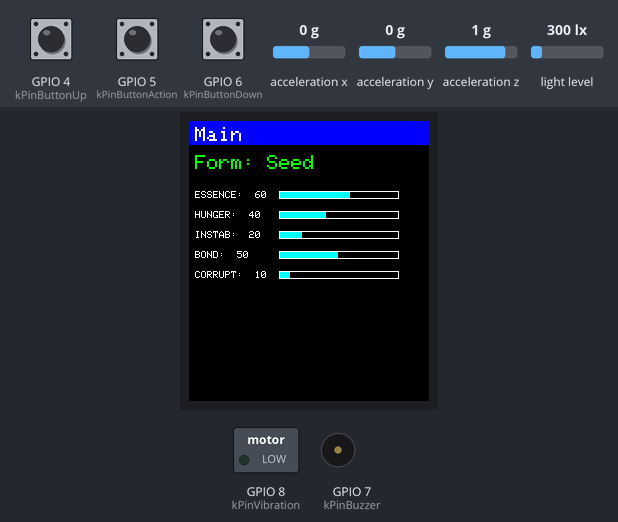
The program below on a simulated ESP32-S3. Parts: 240×280 colour display, switched loads named in the program (green lamp = pin HIGH), buzzer (waves = sounding, pin HIGH). The test bench sets the inputs (shaded band); at power-on: GPIO 5 (kPinButtonAction) HIGH, GPIO 4 (kPinButtonUp) HIGH, acceleration x 0 g, GPIO 6 (kPinButtonDown) HIGH, acceleration y 0 g, acceleration z 1 g, light level 300 lx. EEPROM starts erased.

Above: at 1.4 s.
1.5 s: GPIO 5 (kPinButtonAction) pulled LOW for 3.2 s
At 6.5 s:
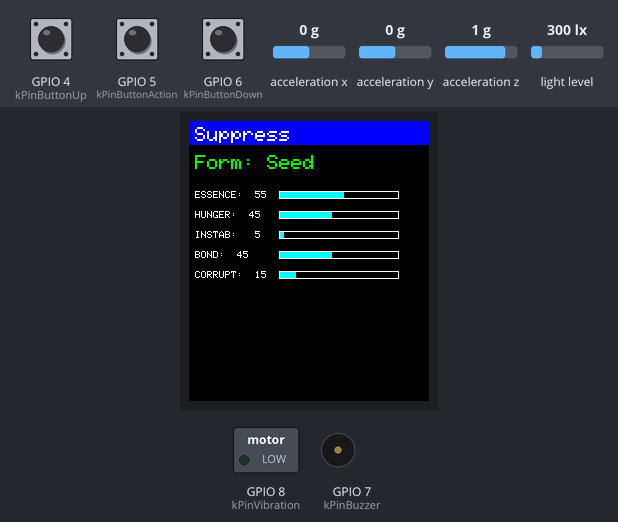
16.9 s: GPIO 5 (kPinButtonAction) pulled LOW for 1 s
At 19.5 s:
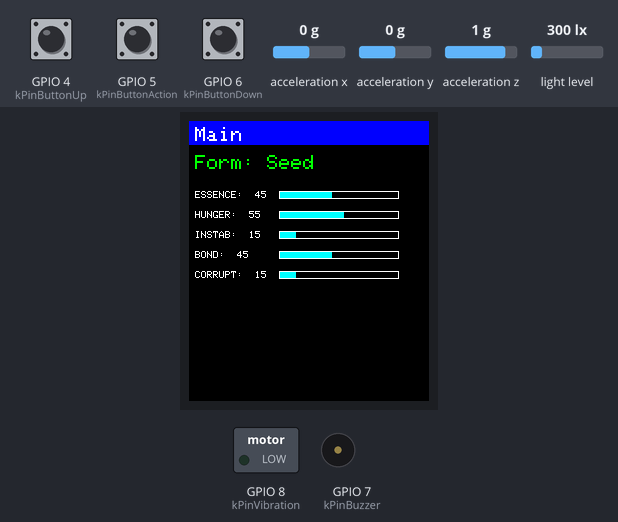
31.0 s: GPIO 4 (kPinButtonUp) pulled LOW for 0.15 s
At 31.9 s:
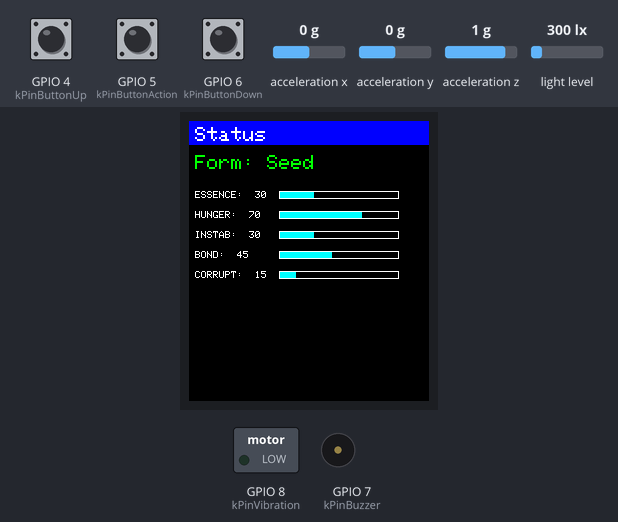
44.2 s: acceleration x set to -1.4 g
At 46.7 s:
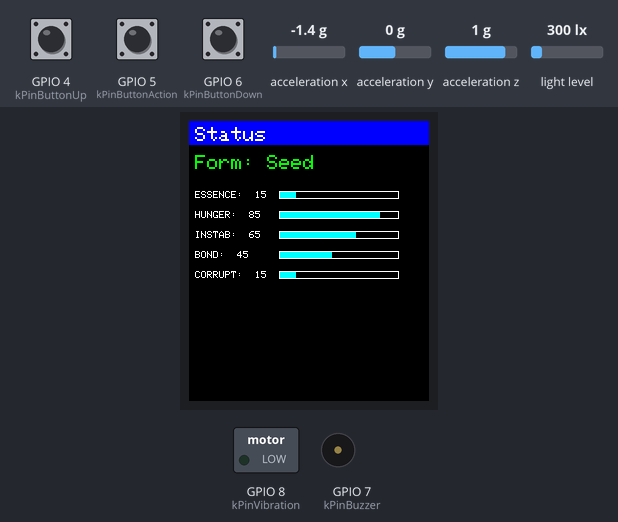
52.2 s: GPIO 5 (kPinButtonAction) pulled LOW for 0.15 s
At 53.5 s:
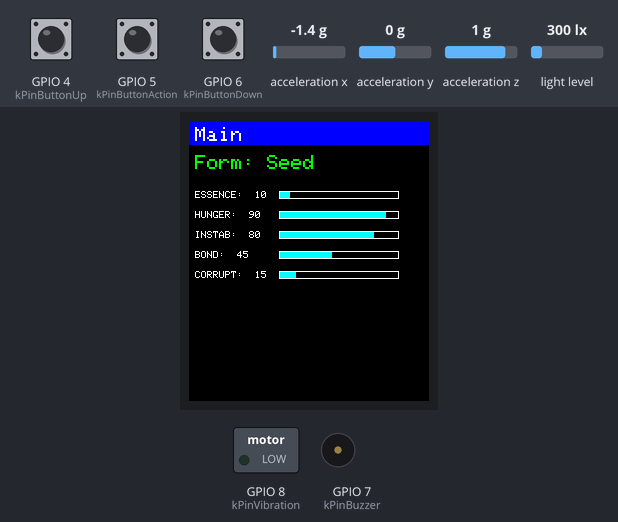
65.4 s: GPIO 6 (kPinButtonDown) pulled LOW for 0.15 s
At 66.7 s:
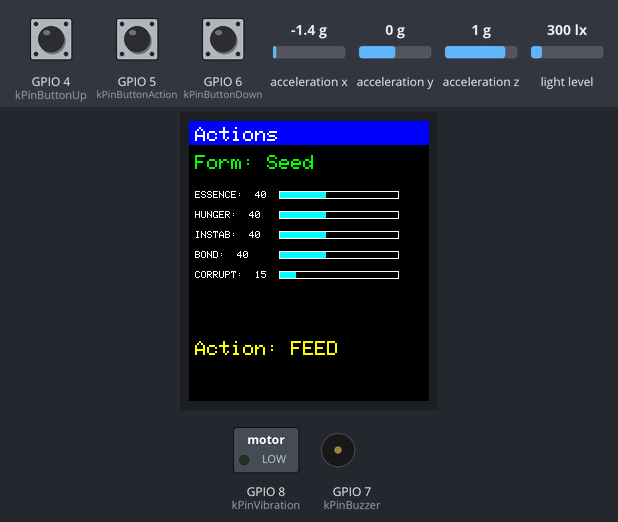
Timing chart, 0 to 68.4 s (numbered marks = the images above; inputs shaded):
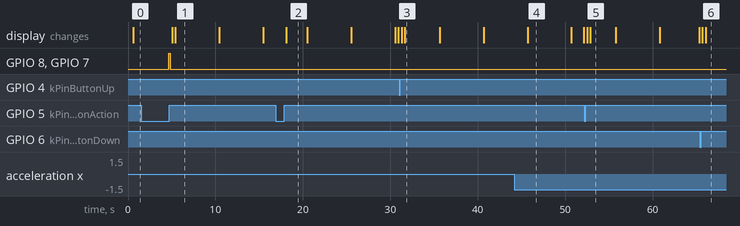

Measured:
- after the input at 1.5 s, GPIO 8 (kPinVibration), GPIO 7 (kPinBuzzer): LOW → HIGH after 3.2 s, → LOW 0.18 s later; the display: first changes after 3.5 s (image 1 shows a later state)
- after the input at 16.9 s, the display: changes after 1.2 s (image 2)
- after the input at 31.0 s, the display: first differs from a run without the input after 0.65 s (image 3)
- after the input at 52.2 s, the display: first differs from a run without the input after 0.67 s (image 5)
- what the display in image 1 shows lasts 5.0 s, from 5.4 s to 10.4 s
- what the display in image 2 shows lasts 2.4 s, from 18.1 s to 20.5 s
- what the display in image 3 shows lasts 4.1 s, from 31.6 s to 35.7 s

The program:

main.cpp
```cpp
#include <Arduino.h>

#include "drivers/adxl345_manager.h"
#include "drivers/bh1750_manager.h"
#include "game/game_engine.h"
#include "input/button_manager.h"
#include "output/output_manager.h"
#include "storage/state_storage.h"
#include "ui/renderer.h"
#include "ui/ui_fsm.h"
#include "utils/logger.h"

using namespace xenovent;

storage::StateStorage gStorage;
ui::Renderer gRenderer;
input::ButtonManager gButtons;
drivers::Adxl345Manager gAdxl;
drivers::Bh1750Manager gBh;
output::OutputManager gOutput;
ui::UiFsm gFsm;
game::GameEngine gEngine(gStorage, gRenderer, gButtons, gAdxl, gBh, gOutput, gFsm);

void setup() {
  utils::initLogger();
  gEngine.begin();
}

void loop() { gEngine.update(); }
```

actions.h
```cpp
#pragma once

namespace xenovent::domain {

enum class ActionType {
  Feed,
  Suppress,
  Ritual,
  Meditate,
  Sleep,
  None,
};

}  // namespace xenovent::domain
```

types.h
```cpp
#pragma once

#include <cstdint>

#include "domain/actions.h"

namespace xenovent::domain {

enum class CreatureForm {
  Seed,
  Wisp,
  Shade,
  Ascendant,
};

struct CreatureState {
  int essence = 60;
  int hunger = 40;
  int instability = 20;
  int bond = 50;
  int corruption = 10;

  CreatureForm form = CreatureForm::Seed;
  uint32_t ageSeconds = 0;
  uint32_t deaths = 0;
};

struct SensorSnapshot {
  float accelMagnitude = 0.0f;
  float lightLux = 0.0f;
  bool validAccel = false;
  bool validLight = false;
};

struct TickContext {
  uint32_t dtSeconds = 0;
  SensorSnapshot sensors{};
};

struct UiFlags {
  bool starving = false;
  bool unstable = false;
  bool highCorruption = false;
  bool bonded = false;
  bool nearDeath = false;
};

int clampStat(int value);
void applyTick(CreatureState& state, const TickContext& ctx);
void applyAction(CreatureState& state, ActionType action);
UiFlags deriveUiFlags(const CreatureState& state);
bool shouldDie(const CreatureState& state);
void resetAfterDeath(CreatureState& state);

const char* toString(CreatureForm form);
const char* toString(ActionType action);

}  // namespace xenovent::domain
```

game_engine.h
```cpp
#pragma once

#include <cstdint>

#include "domain/types.h"
#include "drivers/adxl345_manager.h"
#include "drivers/bh1750_manager.h"
#include "game/rules.h"
#include "input/button_manager.h"
#include "output/output_manager.h"
#include "storage/state_storage.h"
#include "ui/renderer.h"
#include "ui/ui_fsm.h"

namespace xenovent::game {

class GameEngine {
 public:
  GameEngine(storage::StateStorage& storage, ui::Renderer& renderer,
             input::ButtonManager& buttons, drivers::Adxl345Manager& adxl,
             drivers::Bh1750Manager& bh1750, output::OutputManager& output,
             ui::UiFsm& fsm);

  void begin();
  void update();

 private:
  void handleInput(const input::InputEvent& event);
  void updateTick(uint32_t nowMs);
  domain::SensorSnapshot readSensors();
  void maybeAutosave(uint32_t nowMs);

  storage::StateStorage& storage_;
  ui::Renderer& renderer_;
  input::ButtonManager& buttons_;
  drivers::Adxl345Manager& adxl_;
  drivers::Bh1750Manager& bh1750_;
  output::OutputManager& output_;
  ui::UiFsm& fsm_;

  domain::CreatureState state_{};
  uint32_t lastFastLoopMs_ = 0;
  uint32_t lastTickMs_ = 0;
  uint32_t lastAutosaveMs_ = 0;
  bool dirty_ = false;
};

}  // namespace xenovent::game
```

mutations.h
```cpp
#pragma once

#include "domain/types.h"

namespace xenovent::game {

bool checkMutation(xenovent::domain::CreatureState& state);

}  // namespace xenovent::game
```

rules.h
```cpp
#pragma once

#include "domain/types.h"

namespace xenovent::game {

void processTick(xenovent::domain::CreatureState& state, const xenovent::domain::TickContext& ctx);

}  // namespace xenovent::game
```

button_manager.h
```cpp
#pragma once

#include <array>
#include <cstdint>

#include "input/input_events.h"

namespace xenovent::input {

class ButtonManager {
 public:
  void begin();
  bool pollEvent(InputEvent& outEvent, uint32_t nowMs);

 private:
  struct ButtonState {
    bool stablePressed = false;
    bool lastReadPressed = false;
    bool holdFired = false;
    uint32_t lastChangeMs = 0;
    uint32_t pressedSinceMs = 0;
  };

  bool readRaw(ButtonId button) const;

  std::array<ButtonState, 3> states_{};
  bool comboHoldFired_ = false;
};

}  // namespace xenovent::input
```

input_events.h
```cpp
#pragma once

namespace xenovent::input {

enum class ButtonId {
  Up,
  Action,
  Down,
};

enum class InputEventType {
  ShortPress,
  Hold,
  ComboHold,
};

struct InputEvent {
  InputEventType type;
  ButtonId button = ButtonId::Action;
  bool comboUpDown = false;
};

}  // namespace xenovent::input
```

output_manager.h
```cpp
#pragma once

#include "domain/actions.h"

namespace xenovent::output {

class OutputManager {
 public:
  void begin();
  void notifyAction(domain::ActionType action);
};

}  // namespace xenovent::output
```

state_storage.h
```cpp
#pragma once

#include "domain/types.h"

namespace xenovent::storage {

class StateStorage {
 public:
  void begin();
  void saveState(const domain::CreatureState& state);
  domain::CreatureState loadState();
  domain::CreatureState defaultState() const;
  void factoryReset();

 private:
  bool initialized_ = false;
};

}  // namespace xenovent::storage
```

renderer.h
```cpp
#pragma once

#include "domain/types.h"
#include "ui/ui_state.h"

namespace xenovent::ui {

class Renderer {
 public:
  void begin();
  void render(UiState state, const domain::CreatureState& creature,
              domain::ActionType selectedAction);

 private:
  void drawHeader(const char* title);
  void drawCreature(const domain::CreatureState& creature);
  void drawStatLine(const char* name, int value, int y);
  void drawAction(domain::ActionType action);

  bool initialized_ = false;
};

}  // namespace xenovent::ui
```

ui_fsm.h
```cpp
#pragma once

#include <array>

#include "domain/actions.h"
#include "input/input_events.h"
#include "ui/ui_state.h"

namespace xenovent::ui {

struct UiTransition {
  UiState nextState = UiState::Main;
  domain::ActionType triggeredAction = domain::ActionType::None;
  bool forceSuppress = false;
};

class UiFsm {
 public:
  UiFsm();

  UiTransition handleEvent(const input::InputEvent& event);

  UiState currentState() const { return state_; }
  domain::ActionType selectedAction() const;

 private:
  void cycleActionSelection(int direction);

  UiState state_ = UiState::Main;
  std::array<domain::ActionType, 5> actions_ = {
      domain::ActionType::Feed,
      domain::ActionType::Suppress,
      domain::ActionType::Ritual,
      domain::ActionType::Meditate,
      domain::ActionType::Sleep,
  };
  size_t selectedIndex_ = 0;
};

}  // namespace xenovent::ui
```

ui_state.h
```cpp
#pragma once

namespace xenovent::ui {

enum class UiState {
  Main,
  StatusMenu,
  ActionMenu,
  InfoScreen,
  Suppress,
};

}  // namespace xenovent::ui
```

logger.h
```cpp
#pragma once

namespace xenovent::utils {

void initLogger();

}  // namespace xenovent::utils
```

actions.cpp
```cpp
#include "domain/types.h"

namespace xenovent::domain {

void applyAction(CreatureState& state, ActionType action) {
  switch (action) {
    case ActionType::Feed:
      state.hunger = clampStat(state.hunger - 20);
      state.essence = clampStat(state.essence + 10);
      state.corruption = clampStat(state.corruption + 1);
      break;
    case ActionType::Suppress:
      state.instability = clampStat(state.instability - 25);
      state.bond = clampStat(state.bond - 5);
      state.corruption = clampStat(state.corruption + 5);
      break;
    case ActionType::Ritual:
      state.essence = clampStat(state.essence + 15);
      state.corruption = clampStat(state.corruption + 10);
      state.bond = clampStat(state.bond + 2);
      break;
    case ActionType::Meditate:
      state.instability = clampStat(state.instability - 15);
      state.corruption = clampStat(state.corruption - 5);
      state.essence = clampStat(state.essence + 5);
      break;
    case ActionType::Sleep:
      state.essence = clampStat(state.essence + 8);
      state.hunger = clampStat(state.hunger + 5);
      state.instability = clampStat(state.instability - 10);
      break;
    case ActionType::None:
      break;
  }
}

const char* toString(ActionType action) {
  switch (action) {
    case ActionType::Feed:
      return "FEED";
    case ActionType::Suppress:
      return "SUPPRESS";
    case ActionType::Ritual:
      return "RITUAL";
    case ActionType::Meditate:
      return "MEDITATE";
    case ActionType::Sleep:
      return "SLEEP";
    case ActionType::None:
      return "NONE";
  }
  return "NONE";
}

}  // namespace xenovent::domain
```

types.cpp
```cpp
#include "domain/types.h"

#include <algorithm>

#include "config/constants.h"

namespace xenovent::domain {

int clampStat(int value) {
  return std::clamp(value, config::kStatMin, config::kStatMax);
}

void applyTick(CreatureState& state, const TickContext& ctx) {
  const int dt = static_cast<int>(ctx.dtSeconds);
  state.ageSeconds += ctx.dtSeconds;

  state.hunger = clampStat(state.hunger + (1 * dt));
  state.essence = clampStat(state.essence - (1 * dt));
  state.instability = clampStat(state.instability + (state.hunger > 70 ? 2 : 1) * dt);

  if (state.bond > 50) {
    state.instability = clampStat(state.instability - dt);
  }

  if (state.corruption > 60) {
    state.essence = clampStat(state.essence - dt);
  }

  if (ctx.sensors.validLight && ctx.sensors.lightLux > 500.0f) {
    state.essence = clampStat(state.essence + dt);
  }

  if (ctx.sensors.validAccel && ctx.sensors.accelMagnitude > 15.0f) {
    state.instability = clampStat(state.instability + dt);
  }

  if (state.hunger > 90) {
    state.essence = clampStat(state.essence - (2 * dt));
  }
}

UiFlags deriveUiFlags(const CreatureState& state) {
  UiFlags flags;
  flags.starving = state.hunger >= 75;
  flags.unstable = state.instability >= 70;
  flags.highCorruption = state.corruption >= 70;
  flags.bonded = state.bond >= 65;
  flags.nearDeath = (state.essence <= 10) || (state.instability >= 95) || (state.corruption >= 95);
  return flags;
}

bool shouldDie(const CreatureState& state) {
  return state.essence <= 0 || state.instability >= 100 || state.corruption >= 100;
}

void resetAfterDeath(CreatureState& state) {
  state.deaths += 1;
  state.ageSeconds = 0;
  state.essence = 50;
  state.hunger = 30;
  state.instability = 20;
  state.bond = 40;
  state.corruption = 15;
  state.form = CreatureForm::Seed;
}

const char* toString(CreatureForm form) {
  switch (form) {
    case CreatureForm::Seed:
      return "Seed";
    case CreatureForm::Wisp:
      return "Wisp";
    case CreatureForm::Shade:
      return "Shade";
    case CreatureForm::Ascendant:
      return "Ascendant";
  }
  return "Unknown";
}

}  // namespace xenovent::domain
```

game_engine.cpp
```cpp
#include "game/game_engine.h"

#include <Arduino.h>

#include "config/constants.h"

namespace xenovent::game {

GameEngine::GameEngine(storage::StateStorage& storage, ui::Renderer& renderer,
                       input::ButtonManager& buttons, drivers::Adxl345Manager& adxl,
                       drivers::Bh1750Manager& bh1750, output::OutputManager& output,
                       ui::UiFsm& fsm)
    : storage_(storage),
      renderer_(renderer),
      buttons_(buttons),
      adxl_(adxl),
      bh1750_(bh1750),
      output_(output),
      fsm_(fsm) {}

void GameEngine::begin() {
  storage_.begin();
  state_ = storage_.loadState();
  buttons_.begin();
  adxl_.begin();
  bh1750_.begin();
  output_.begin();
  renderer_.begin();
  lastFastLoopMs_ = millis();
  lastTickMs_ = lastFastLoopMs_;
  lastAutosaveMs_ = lastFastLoopMs_;
}

void GameEngine::update() {
  const uint32_t now = millis();

  input::InputEvent event;
  while (buttons_.pollEvent(event, now)) {
    handleInput(event);
  }

  if (now - lastTickMs_ >= config::kTickIntervalMs) {
    updateTick(now);
  }

  if (now - lastFastLoopMs_ >= config::kFastLoopMs) {
    renderer_.render(fsm_.currentState(), state_, fsm_.selectedAction());
    lastFastLoopMs_ = now;
  }

  maybeAutosave(now);
}

void GameEngine::handleInput(const input::InputEvent& event) {
  ui::UiTransition transition = fsm_.handleEvent(event);

  if (transition.triggeredAction != domain::ActionType::None) {
    domain::applyAction(state_, transition.triggeredAction);
    output_.notifyAction(transition.triggeredAction);
    dirty_ = true;
  }

  if (transition.forceSuppress) {
    domain::applyAction(state_, domain::ActionType::Suppress);
    output_.notifyAction(domain::ActionType::Suppress);
    dirty_ = true;
  }
}

domain::SensorSnapshot GameEngine::readSensors() {
  domain::SensorSnapshot snapshot;
  snapshot.validAccel = adxl_.read(snapshot.accelMagnitude);
  snapshot.validLight = bh1750_.read(snapshot.lightLux);
  return snapshot;
}

void GameEngine::updateTick(uint32_t nowMs) {
  const uint32_t elapsedMs = nowMs - lastTickMs_;
  const uint32_t dtSec = elapsedMs / 1000;
  if (dtSec == 0) {
    return;
  }

  domain::TickContext ctx;
  ctx.dtSeconds = dtSec;
  ctx.sensors = readSensors();
  processTick(state_, ctx);
  dirty_ = true;
  lastTickMs_ = nowMs;
}

void GameEngine::maybeAutosave(uint32_t nowMs) {
  if (!dirty_) {
    return;
  }
  if (nowMs - lastAutosaveMs_ >= config::kAutosaveIntervalMs) {
    storage_.saveState(state_);
    dirty_ = false;
    lastAutosaveMs_ = nowMs;
  }
}

}  // namespace xenovent::game
```

mutations.cpp
```cpp
#include "game/mutations.h"

namespace xenovent::game {

bool checkMutation(xenovent::domain::CreatureState& state) {
  using xenovent::domain::CreatureForm;

  const CreatureForm prev = state.form;

  if (state.essence > 70 && state.bond > 60 && state.corruption < 40) {
    state.form = CreatureForm::Wisp;
  }
  if (state.corruption > 70 && state.instability > 70) {
    state.form = CreatureForm::Shade;
  }
  if (state.essence > 85 && state.bond > 80 && state.corruption < 25 && state.ageSeconds > 300) {
    state.form = CreatureForm::Ascendant;
  }

  return prev != state.form;
}

}  // namespace xenovent::game
```

rules.cpp
```cpp
#include "game/rules.h"

#include "game/mutations.h"

namespace xenovent::game {

void processTick(xenovent::domain::CreatureState& state,
                 const xenovent::domain::TickContext& ctx) {
  xenovent::domain::applyTick(state, ctx);

  if (xenovent::domain::shouldDie(state)) {
    xenovent::domain::resetAfterDeath(state);
    return;
  }

  checkMutation(state);
}

}  // namespace xenovent::game
```

button_manager.cpp
```cpp
#include "input/button_manager.h"

#include <Arduino.h>

#include "config/constants.h"

namespace xenovent::input {

namespace {
int toPin(ButtonId id) {
  switch (id) {
    case ButtonId::Up:
      return config::kPinButtonUp;
    case ButtonId::Action:
      return config::kPinButtonAction;
    case ButtonId::Down:
      return config::kPinButtonDown;
  }
  return -1;
}

size_t toIndex(ButtonId id) {
  switch (id) {
    case ButtonId::Up:
      return 0;
    case ButtonId::Action:
      return 1;
    case ButtonId::Down:
      return 2;
  }
  return 0;
}
}  // namespace

void ButtonManager::begin() {
  pinMode(config::kPinButtonUp, INPUT_PULLUP);
  pinMode(config::kPinButtonAction, INPUT_PULLUP);
  pinMode(config::kPinButtonDown, INPUT_PULLUP);
}

bool ButtonManager::readRaw(ButtonId button) const {
  const int pin = toPin(button);
  return digitalRead(pin) == LOW;  // active low
}

bool ButtonManager::pollEvent(InputEvent& outEvent, uint32_t nowMs) {
  for (ButtonId id : {ButtonId::Up, ButtonId::Action, ButtonId::Down}) {
    auto& st = states_[toIndex(id)];
    const bool raw = readRaw(id);

    if (raw != st.lastReadPressed) {
      st.lastChangeMs = nowMs;
      st.lastReadPressed = raw;
    }

    if (nowMs - st.lastChangeMs >= config::kDebounceMs && raw != st.stablePressed) {
      st.stablePressed = raw;
      if (st.stablePressed) {
        st.pressedSinceMs = nowMs;
        st.holdFired = false;
      } else {
        if (!st.holdFired) {
          outEvent = InputEvent{InputEventType::ShortPress, id, false};
          return true;
        }
      }
    }

    if (st.stablePressed && !st.holdFired && id == ButtonId::Action &&
        nowMs - st.pressedSinceMs >= config::kHoldSuppressMs) {
      st.holdFired = true;
      outEvent = InputEvent{InputEventType::Hold, id, false};
      return true;
    }
  }

  auto& up = states_[toIndex(ButtonId::Up)];
  auto& down = states_[toIndex(ButtonId::Down)];
  if (up.stablePressed && down.stablePressed) {
    const uint32_t holdMs = nowMs - (up.pressedSinceMs > down.pressedSinceMs ? up.pressedSinceMs : down.pressedSinceMs);
    if (!comboHoldFired_ && holdMs >= config::kHoldInfoComboMs) {
      comboHoldFired_ = true;
      outEvent = InputEvent{InputEventType::ComboHold, ButtonId::Action, true};
      return true;
    }
  } else {
    comboHoldFired_ = false;
  }

  return false;
}

}  // namespace xenovent::input
```

output_manager.cpp
```cpp
#include "output/output_manager.h"

#include <Arduino.h>

#include "config/constants.h"

namespace xenovent::output {

void OutputManager::begin() {
  pinMode(config::kPinBuzzer, OUTPUT);
  pinMode(config::kPinVibration, OUTPUT);
  digitalWrite(config::kPinBuzzer, LOW);
  digitalWrite(config::kPinVibration, LOW);
}

void OutputManager::notifyAction(domain::ActionType action) {
  const int pulseMs = (action == domain::ActionType::Suppress) ? 180 : 80;
  digitalWrite(config::kPinVibration, HIGH);
  digitalWrite(config::kPinBuzzer, HIGH);
  delay(pulseMs);
  digitalWrite(config::kPinVibration, LOW);
  digitalWrite(config::kPinBuzzer, LOW);
}

}  // namespace xenovent::output
```

logger.cpp
```cpp
#include "utils/logger.h"

#include <Arduino.h>

namespace xenovent::utils {

void initLogger() { Serial.begin(115200); }

}  // namespace xenovent::utils
```

constants.h
```cpp
#pragma once

#include <cstdint>

namespace xenovent::config {

constexpr int kStatMin = 0;
constexpr int kStatMax = 100;

constexpr uint32_t kFastLoopMs = 33;      // ~30 FPS
constexpr uint32_t kTickIntervalMs = 5000; // 5 sec game tick
constexpr uint32_t kAutosaveIntervalMs = 30000;

// Buttons GPIO (TODO: verify on target PCB)
constexpr int kPinButtonUp = 4;
constexpr int kPinButtonAction = 5;
constexpr int kPinButtonDown = 6;

// Output GPIO (TODO: verify on target PCB)
constexpr int kPinBuzzer = 7;
constexpr int kPinVibration = 8;

// ST7789 pins (TODO: verify wiring)
constexpr int kTftCs = 10;
constexpr int kTftDc = 9;
constexpr int kTftRst = 12;
constexpr int kTftWidth = 240;
constexpr int kTftHeight = 280;

constexpr uint32_t kDebounceMs = 50;
constexpr uint32_t kHoldSuppressMs = 3000;
constexpr uint32_t kHoldInfoComboMs = 2000;

}  // namespace xenovent::config
```

Source omitted: state_storage.cpp (2077 bytes), renderer.cpp (2842 bytes), ui_fsm.cpp (2151 bytes), adxl345_manager.h (207 bytes), bh1750_manager.h (195 bytes), adxl345_manager.cpp (847 bytes), bh1750_manager.cpp (560 bytes)
